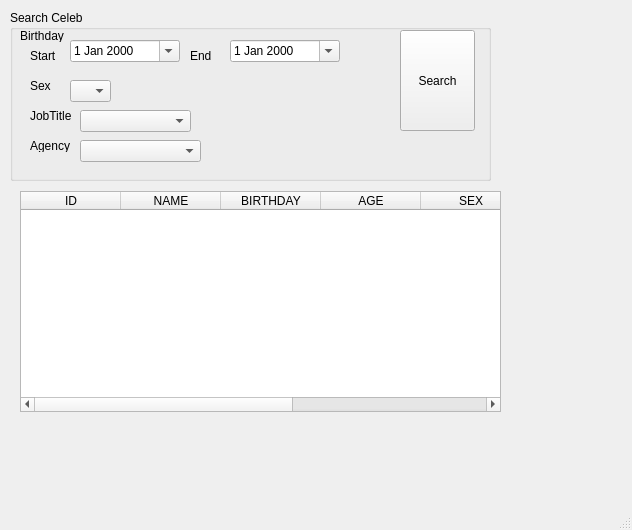
<?xml version="1.0" encoding="UTF-8"?>
<ui version="4.0">
 <class>MainWindow</class>
 <widget class="QMainWindow" name="MainWindow">
  <property name="geometry">
   <rect>
    <x>0</x>
    <y>0</y>
    <width>632</width>
    <height>530</height>
   </rect>
  </property>
  <property name="windowTitle">
   <string>MainWindow</string>
  </property>
  <widget class="QWidget" name="centralwidget">
   <widget class="QGroupBox" name="groupBox">
    <property name="geometry">
     <rect>
      <x>10</x>
      <y>10</y>
      <width>481</width>
      <height>171</height>
     </rect>
    </property>
    <property name="title">
     <string>Search Celeb</string>
    </property>
    <widget class="QDateEdit" name="dateStart">
     <property name="geometry">
      <rect>
       <x>60</x>
       <y>30</y>
       <width>110</width>
       <height>22</height>
      </rect>
     </property>
     <property name="calendarPopup">
      <bool>true</bool>
     </property>
    </widget>
    <widget class="QDateEdit" name="dateEnd">
     <property name="geometry">
      <rect>
       <x>220</x>
       <y>30</y>
       <width>110</width>
       <height>22</height>
      </rect>
     </property>
     <property name="calendarPopup">
      <bool>true</bool>
     </property>
    </widget>
    <widget class="QLabel" name="label">
     <property name="geometry">
      <rect>
       <x>10</x>
       <y>20</y>
       <width>56</width>
       <height>12</height>
      </rect>
     </property>
     <property name="text">
      <string>Birthday</string>
     </property>
    </widget>
    <widget class="QLabel" name="label_2">
     <property name="geometry">
      <rect>
       <x>20</x>
       <y>40</y>
       <width>56</width>
       <height>12</height>
      </rect>
     </property>
     <property name="text">
      <string>Start</string>
     </property>
    </widget>
    <widget class="QLabel" name="label_3">
     <property name="geometry">
      <rect>
       <x>180</x>
       <y>40</y>
       <width>56</width>
       <height>12</height>
      </rect>
     </property>
     <property name="text">
      <string>End</string>
     </property>
    </widget>
    <widget class="QLabel" name="label_4">
     <property name="geometry">
      <rect>
       <x>20</x>
       <y>70</y>
       <width>56</width>
       <height>12</height>
      </rect>
     </property>
     <property name="text">
      <string>Sex</string>
     </property>
    </widget>
    <widget class="QComboBox" name="cBoxSex">
     <property name="geometry">
      <rect>
       <x>60</x>
       <y>70</y>
       <width>41</width>
       <height>22</height>
      </rect>
     </property>
    </widget>
    <widget class="QLabel" name="label_5">
     <property name="geometry">
      <rect>
       <x>20</x>
       <y>100</y>
       <width>56</width>
       <height>12</height>
      </rect>
     </property>
     <property name="text">
      <string>JobTitle</string>
     </property>
    </widget>
    <widget class="QLabel" name="label_6">
     <property name="geometry">
      <rect>
       <x>20</x>
       <y>130</y>
       <width>56</width>
       <height>12</height>
      </rect>
     </property>
     <property name="text">
      <string>Agency</string>
     </property>
    </widget>
    <widget class="QComboBox" name="cBoxJob">
     <property name="geometry">
      <rect>
       <x>70</x>
       <y>100</y>
       <width>111</width>
       <height>22</height>
      </rect>
     </property>
    </widget>
    <widget class="QComboBox" name="cBoxAgency">
     <property name="geometry">
      <rect>
       <x>70</x>
       <y>130</y>
       <width>121</width>
       <height>22</height>
      </rect>
     </property>
    </widget>
    <widget class="QPushButton" name="btnSearch">
     <property name="geometry">
      <rect>
       <x>390</x>
       <y>20</y>
       <width>75</width>
       <height>101</height>
      </rect>
     </property>
     <property name="text">
      <string>Search</string>
     </property>
    </widget>
   </widget>
   <widget class="QTableWidget" name="tableWidget">
    <property name="geometry">
     <rect>
      <x>20</x>
      <y>191</y>
      <width>481</width>
      <height>221</height>
     </rect>
    </property>
    <column>
     <property name="text">
      <string>ID</string>
     </property>
    </column>
    <column>
     <property name="text">
      <string>NAME</string>
     </property>
    </column>
    <column>
     <property name="text">
      <string>BIRTHDAY</string>
     </property>
    </column>
    <column>
     <property name="text">
      <string>AGE</string>
     </property>
    </column>
    <column>
     <property name="text">
      <string>SEX</string>
     </property>
    </column>
    <column>
     <property name="text">
      <string>JOB_TITLE</string>
     </property>
    </column>
    <column>
     <property name="text">
      <string>AGENCY</string>
     </property>
    </column>
   </widget>
  </widget>
  <widget class="QMenuBar" name="menubar">
   <property name="geometry">
    <rect>
     <x>0</x>
     <y>0</y>
     <width>632</width>
     <height>21</height>
    </rect>
   </property>
  </widget>
  <widget class="QStatusBar" name="statusbar"/>
 </widget>
 <resources/>
 <connections/>
</ui>
